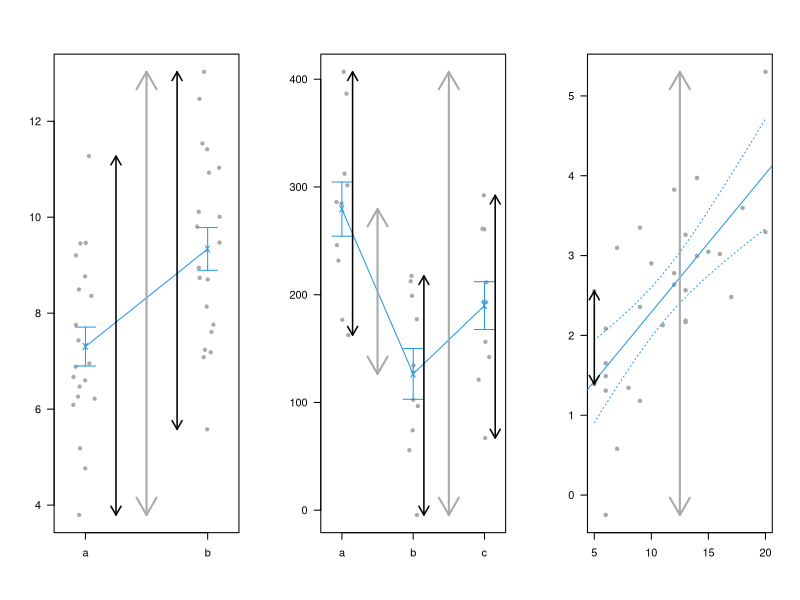

This figure's R source:
# Time-stamp: <2010-12-10 14:28:19 chl>

#
# A toy example to illustrate SS idea in the Linear Model.
#

do.it <- function(x, g) {
  stopifnot(is.factor(g))
  stripchart(x ~ g, method="jitter", pch=19, col="darkgrey",
                        vertical=TRUE, ylab="")
  points(1:nlevels(g), tapply(x, g, mean), pch="x", cex=1.2, col=4)
  lines(1:nlevels(g), tapply(x, g, mean), col=4)
  arrows(1:nlevels(g), tapply(x, g, mean)-tapply(x, g, sd)/sqrt(n),
         1:nlevels(g), tapply(x, g, mean)+tapply(x, g, sd)/sqrt(n),
         angle=90, length=.1, code=3, col=4)
}

pdf("1.pdf", width=8, height=5)
op <- par(mfrow=c(1,3), las=1)

set.seed(58)

# Case 1: Two-sample t-test
n <- c(20, 20)
x <- c(rnorm(n[1], mean=7.5, sd=2), rnorm(n[2], mean=10, sd=2))
g <- factor(rep(letters[1:2], each=n))

do.it(x, g)
# total variation
arrows(1.5, min(x), 1.5, max(x), code=3, angle=30, lwd=2,
       length=.2, col="darkgrey")
# group-specific variation
for (i in seq_along(levels(g)))
  arrows(abs(i+1.5)/2, min(x[as.numeric(g)==i]),
         abs(i+1.5)/2, max(x[as.numeric(g)==i]),
         code=3, angle=30, lwd=1.5, length=.1)


# Case 2: One-way ANOVA
n <- 10
k <- 3
es <- c(70,-80,0) # deviation /mean
g <- gl(3, n, , n*k, labels=letters[1:3])
x <- NULL
for (i in seq_along(levels(g)))
  x <- append(x, rnorm(n, mean=200+es[i], sd=75))

do.it(x, g)
# total variation
arrows(2.5, min(x), 2.5, max(x), code=3, angle=30, lwd=2,
       length=.2, col="darkgrey")
# variation between means (BSS)
arrows(1.5, min(tapply(x, g, mean)), 1.5, max(tapply(x, g, mean)),
       code=3, angle=30, lwd=2, length=.2, col="darkgrey")
# group-specific total variation (WSS)
for (i in seq_along(levels(g)))
  arrows(i+.15, min(x[as.numeric(g)==i]),
         i+.15, max(x[as.numeric(g)==i]),
         code=3, angle=30, lwd=1.5, length=.1)


# Case 3: Simple linear regression
n <- 30
# x <- runif(n, 5, 20)
x <- sample(seq(5, 20), n, replace=TRUE)
y <- 2*x/10 + rnorm(n)

mod.lm <- lm(y ~ x)
new <- data.frame(x = seq(5, 20, by=.5))
cb <- predict(lm(y ~ x), new, interval="confidence")

plot(y ~ x, xlab="", ylab="", cex=.7, pch=19, col="darkgrey")
abline(mod.lm, col=4)
lines(new$x, cb[,"lwr"], lty=3, col=4)
lines(new$x, cb[,"upr"], lty=3, col=4)
# total variation
arrows((5+20)/2, min(y), (5+20)/2, max(y), code=3, angle=30, lwd=2,
              length=.2, col="darkgrey")
# x-specific variation
x0 <- as.numeric(names(table(x)[table(x)>1][1]))
arrows(x0, min(y[x==x0]), x0, max(y[x==x0]),
       code=3, angle=30, lwd=1.5, length=.1)
       
par(op)
dev.off()